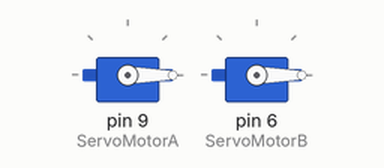
A sketch run on a simulated Arduino Uno, built with avr-gcc and run on an emulated ATmega328P. On the bench: 2 × servo.

Above: at 0.05 s.
At 2.05 s:
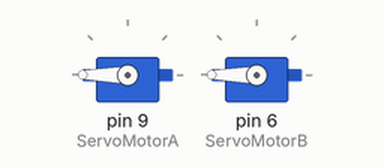
At 4.0 s:
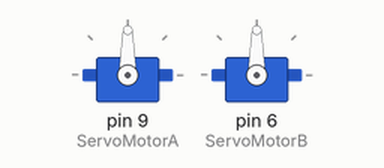
Timing chart, 0 to 5.2 s (numbered marks = the images above):
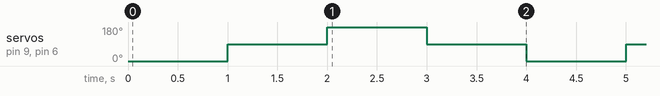

Measured:
- by itself, servo on pin 9 (ServoMotorA), servo on pin 6 (ServoMotorB): repeats every 4.0 s: 180° 1.0 s, 90° 1.0 s, 0° 1.0 s, 90° 1.0 s

The sketch:

Control_System_with_TWO_Servo-Motors__code_.ino
```cpp
// include library
#include <Servo.h>


// identity object
Servo ServoMotorA;
Servo ServoMotorB;

void setup() {
  // put your setup code here, to run once:

ServoMotorA.attach(9);
ServoMotorB.attach(6);

}

void loop() {
  // put your main code here, to run repeatedly:

  ServoMotorA.write(0);
  ServoMotorB.write(0);
  delay(1000);

  ServoMotorA.write(90);
  ServoMotorB.write(90);
  delay(1000);

  ServoMotorA.write(180);
  ServoMotorB.write(180);
  delay(1000);

  ServoMotorA.write(90);
  ServoMotorB.write(90);
  delay(1000);

}
```
